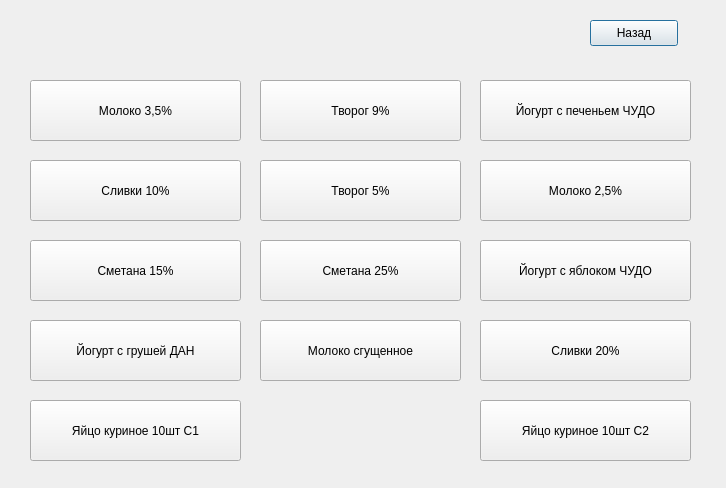
<?xml version="1.0" encoding="UTF-8"?>
<ui version="4.0">
 <class>milk</class>
 <widget class="QDialog" name="milk">
  <property name="geometry">
   <rect>
    <x>0</x>
    <y>0</y>
    <width>726</width>
    <height>488</height>
   </rect>
  </property>
  <property name="windowTitle">
   <string>Молочка</string>
  </property>
  <widget class="QPushButton" name="pushButton">
   <property name="geometry">
    <rect>
     <x>590</x>
     <y>20</y>
     <width>88</width>
     <height>26</height>
    </rect>
   </property>
   <property name="text">
    <string>Назад</string>
   </property>
  </widget>
  <widget class="QPushButton" name="pushButton_2">
   <property name="geometry">
    <rect>
     <x>480</x>
     <y>160</y>
     <width>211</width>
     <height>61</height>
    </rect>
   </property>
   <property name="text">
    <string>Молоко 2,5%</string>
   </property>
  </widget>
  <widget class="QPushButton" name="pushButton_3">
   <property name="geometry">
    <rect>
     <x>30</x>
     <y>80</y>
     <width>211</width>
     <height>61</height>
    </rect>
   </property>
   <property name="text">
    <string>Молоко 3,5%</string>
   </property>
  </widget>
  <widget class="QPushButton" name="pushButton_4">
   <property name="geometry">
    <rect>
     <x>480</x>
     <y>320</y>
     <width>211</width>
     <height>61</height>
    </rect>
   </property>
   <property name="text">
    <string>Сливки 20%</string>
   </property>
  </widget>
  <widget class="QPushButton" name="pushButton_5">
   <property name="geometry">
    <rect>
     <x>30</x>
     <y>160</y>
     <width>211</width>
     <height>61</height>
    </rect>
   </property>
   <property name="text">
    <string>Сливки 10%</string>
   </property>
  </widget>
  <widget class="QPushButton" name="pushButton_6">
   <property name="geometry">
    <rect>
     <x>30</x>
     <y>240</y>
     <width>211</width>
     <height>61</height>
    </rect>
   </property>
   <property name="text">
    <string>Сметана 15%</string>
   </property>
  </widget>
  <widget class="QPushButton" name="pushButton_7">
   <property name="geometry">
    <rect>
     <x>260</x>
     <y>240</y>
     <width>201</width>
     <height>61</height>
    </rect>
   </property>
   <property name="text">
    <string>Сметана 25%</string>
   </property>
  </widget>
  <widget class="QPushButton" name="pushButton_8">
   <property name="geometry">
    <rect>
     <x>260</x>
     <y>160</y>
     <width>201</width>
     <height>61</height>
    </rect>
   </property>
   <property name="text">
    <string>Творог 5%</string>
   </property>
  </widget>
  <widget class="QPushButton" name="pushButton_9">
   <property name="geometry">
    <rect>
     <x>260</x>
     <y>80</y>
     <width>201</width>
     <height>61</height>
    </rect>
   </property>
   <property name="text">
    <string>Творог 9%</string>
   </property>
  </widget>
  <widget class="QPushButton" name="pushButton_10">
   <property name="geometry">
    <rect>
     <x>480</x>
     <y>80</y>
     <width>211</width>
     <height>61</height>
    </rect>
   </property>
   <property name="text">
    <string>Йогурт с печеньем ЧУДО</string>
   </property>
  </widget>
  <widget class="QPushButton" name="pushButton_11">
   <property name="geometry">
    <rect>
     <x>480</x>
     <y>240</y>
     <width>211</width>
     <height>61</height>
    </rect>
   </property>
   <property name="text">
    <string>Йогурт с яблоком ЧУДО</string>
   </property>
  </widget>
  <widget class="QPushButton" name="pushButton_12">
   <property name="geometry">
    <rect>
     <x>30</x>
     <y>320</y>
     <width>211</width>
     <height>61</height>
    </rect>
   </property>
   <property name="text">
    <string>Йогурт с грушей ДАН</string>
   </property>
  </widget>
  <widget class="QPushButton" name="pushButton_13">
   <property name="geometry">
    <rect>
     <x>260</x>
     <y>320</y>
     <width>201</width>
     <height>61</height>
    </rect>
   </property>
   <property name="text">
    <string>Молоко сгущенное</string>
   </property>
  </widget>
  <widget class="QPushButton" name="pushButton_14">
   <property name="geometry">
    <rect>
     <x>30</x>
     <y>400</y>
     <width>211</width>
     <height>61</height>
    </rect>
   </property>
   <property name="text">
    <string>Яйцо куриное 10шт С1</string>
   </property>
  </widget>
  <widget class="QPushButton" name="pushButton_15">
   <property name="geometry">
    <rect>
     <x>480</x>
     <y>400</y>
     <width>211</width>
     <height>61</height>
    </rect>
   </property>
   <property name="text">
    <string>Яйцо куриное 10шт С2</string>
   </property>
  </widget>
 </widget>
 <resources/>
 <connections/>
</ui>
